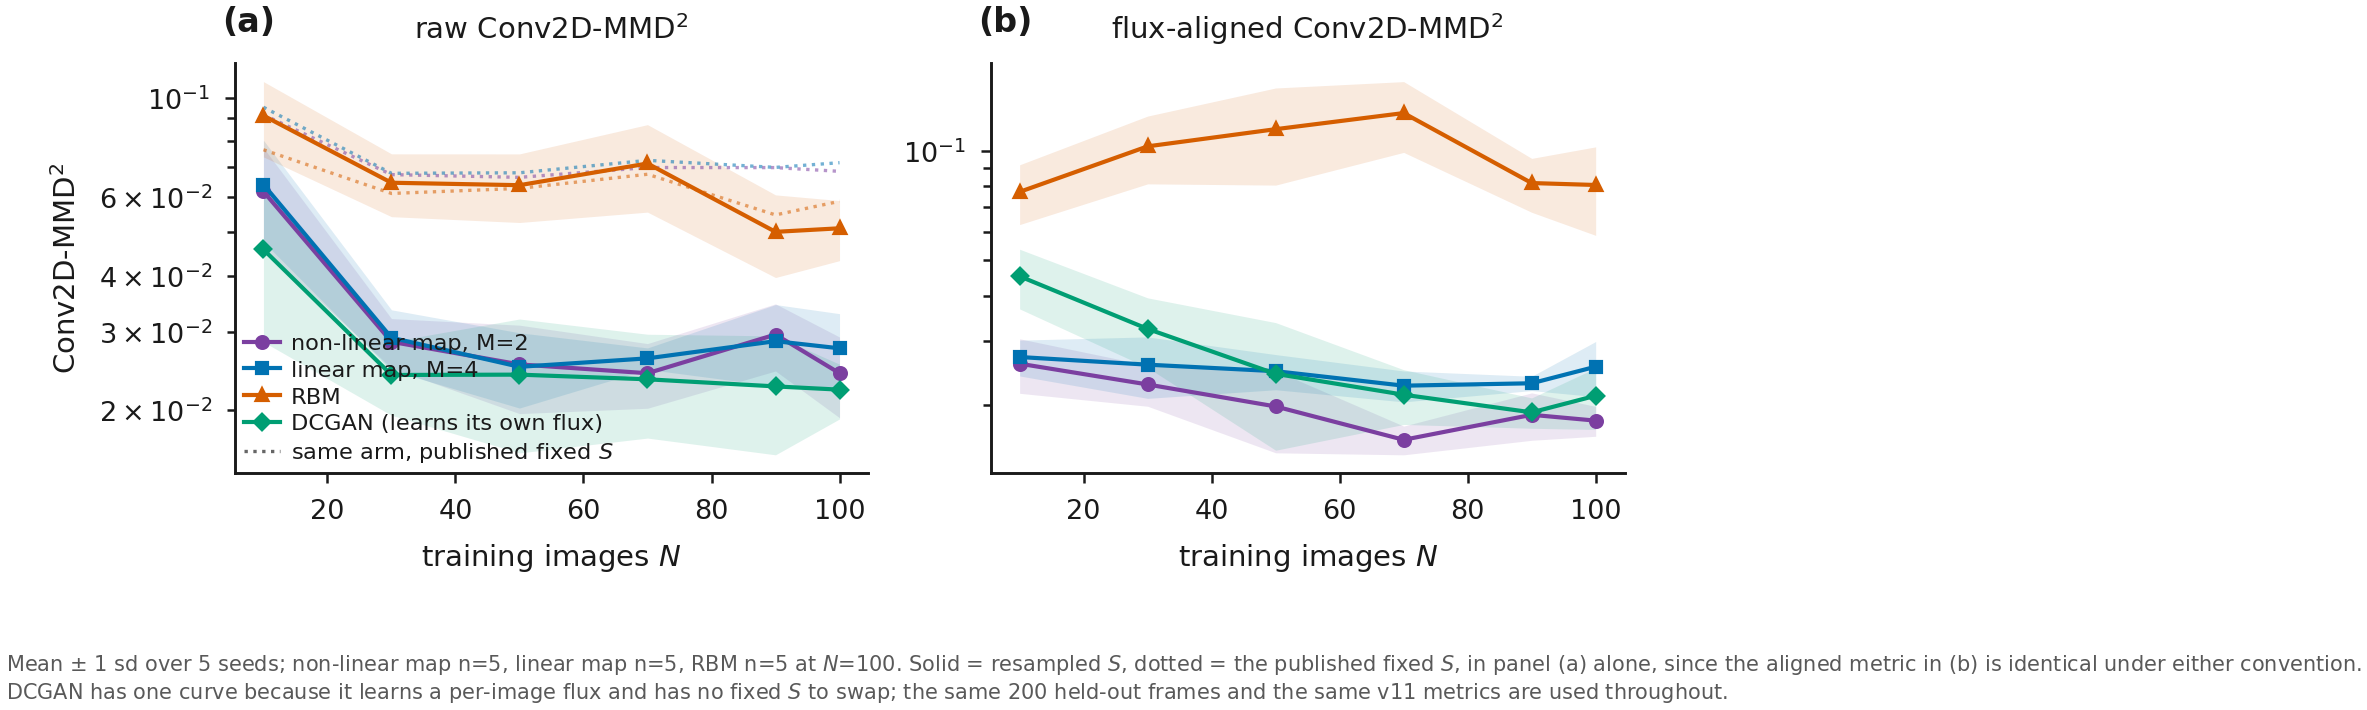

Write the Python code that produced this figure.
# -*- coding: utf-8 -*-
"""figA_scaling_v12 -- data scaling, v12: four arms, raw and flux-aligned in separate panels.

Curves: the MLP latent map (H = 32, M = 2, flat MMD), the published affine IQP arm
(M = 4, flat MMD), the RBM, and the DCGAN.  The first three are drawn under the RESAMPLED-S
convention (results_v12_fluxres.jsonl); their fixed-S curves are drawn faintly behind so the
size of the convention change is visible rather than asserted.

DCGAN is the exception and is labelled as such on the figure: it learns a per-image flux, so
it has no fixed S to swap and only one curve exists for it.

Python 3.9 compatible.
"""
from __future__ import annotations

import os
import sys

import numpy as np
import matplotlib.pyplot as plt
from matplotlib.lines import Line2D

sys.path.insert(0, os.path.dirname(os.path.abspath(__file__)))
from _mlpsuite_common import (EXP, COLOURS, read, mean_sd, save, tidy,
                              TEXTWIDTH)                                 # noqa: E402

FLUX = os.path.join(EXP, "results_v12_fluxres.jsonl")
SCALE = os.path.join(EXP, "results_seeds_scaling_v11.jsonl")
NS = (10, 30, 50, 70, 90, 100)

SERIES = [("non-linear map, M=2", "IQP-mlpH32-M2-MMDflat-resample", COLOURS["mlp"], "o"),
          ("linear map, M=4", "IQP-affine-M4-MMDflat-resample", COLOURS["affine"], "s"),
          ("RBM", "RBM-10bit", COLOURS["rbm"], "^")]


def curve(rows, arm, key, mode=None):
    xs, mu, sd = [], [], []
    for n in NS:
        vals = [r.get(key) for r in rows
                if r.get("arm") == arm and int(r.get("n_train", -1)) == n
                and r.get("class_name") is None
                and (mode is None or r.get("flux_mode") == mode)]
        m, s, k = mean_sd(vals)
        if k:
            xs.append(n); mu.append(m); sd.append(s)
    return np.asarray(xs), np.asarray(mu), np.asarray(sd)


def main():
    flux = read(FLUX)
    if not flux:
        raise SystemExit("figA_scaling_v12: %s missing -- run evaluate_v12_flux.py" % FLUX)
    pub = read(SCALE)

    fig, axes = plt.subplots(1, 2, figsize=(TEXTWIDTH, 2.15), sharex=True)
    counts = []
    for ax, key, title in ((axes[0], "conv_mmd2", "raw Conv2D-MMD$^2$"),
                           (axes[1], "conv_mmd2_aligned", "flux-aligned Conv2D-MMD$^2$")):
        for label, arm, col, mk in SERIES:
            xf, mf, _sf = curve(flux, arm, key, mode="fixed")
            if xf.size and key == "conv_mmd2":
                # the published convention, faint, so the size of the change is visible
                ax.plot(xf, mf, ":", lw=0.8, color=col, alpha=0.55, zorder=2)
            x, m, s = curve(flux, arm, key, mode="resample")
            if x.size == 0:
                continue
            ax.plot(x, m, "-", marker=mk, ms=2.6, lw=1.0, color=col, label=label, zorder=3)
            ax.fill_between(x, m - s, m + s, color=col, alpha=0.13, lw=0, zorder=1)
            if key == "conv_mmd2":
                counts.append("%s n=%d" % (label.split(",")[0], len(
                    [r for r in flux if r.get("arm") == arm and r.get("flux_mode") == "resample"
                     and int(r.get("n_train", -1)) == x[-1]
                     and r.get("class_name") is None])))
        xd, md, sd_ = curve(pub, "DCGAN-32", key)
        if xd.size:
            ax.plot(xd, md, "-", marker="D", ms=2.4, lw=1.0, color=COLOURS["dcgan"],
                    label="DCGAN (learns its own flux)", zorder=3)
            ax.fill_between(xd, md - sd_, md + sd_, color=COLOURS["dcgan"], alpha=0.13, lw=0,
                            zorder=1)
        ax.set_yscale("log")
        ax.set_xlabel("training images $N$")
        ax.set_title(title, fontsize=7)
        tidy(ax, grid=False)
    axes[0].set_ylabel("Conv2D-MMD$^2$")
    h, l = axes[0].get_legend_handles_labels()
    h.append(Line2D([], [], color="0.4", lw=0.8, ls=":"))
    l.append("same arm, published fixed $S$")
    # one legend for both panels: the series are identical and a second copy sat on top of
    # the MLP curve in (b)
    axes[0].legend(h, l, loc="lower left", frameon=False, fontsize=5.4, borderpad=0.1)
    for ax, lab in zip(axes, ("(a)", "(b)")):
        ax.text(-0.02, 1.06, lab, transform=ax.transAxes, fontsize=8, fontweight="bold",
                va="bottom", ha="left")
    fig.text(0.0, -0.13,
             "Mean $\\pm$ 1 sd over 5 seeds; " + ", ".join(counts) + " at $N$=100. "
             "Solid = resampled $S$, dotted = the published fixed $S$, in panel (a) alone, "
             "since the aligned metric in (b) is identical under either convention.\n"
             "DCGAN has one curve because it learns a per-image flux and has no fixed $S$ to "
             "swap; the same 200 held-out frames and the same v11 metrics are used throughout.",
             fontsize=5.0, color="0.35")
    fig.tight_layout()
    save(fig, "figA_scaling_v12")
    return 0


if __name__ == "__main__":
    raise SystemExit(main())
